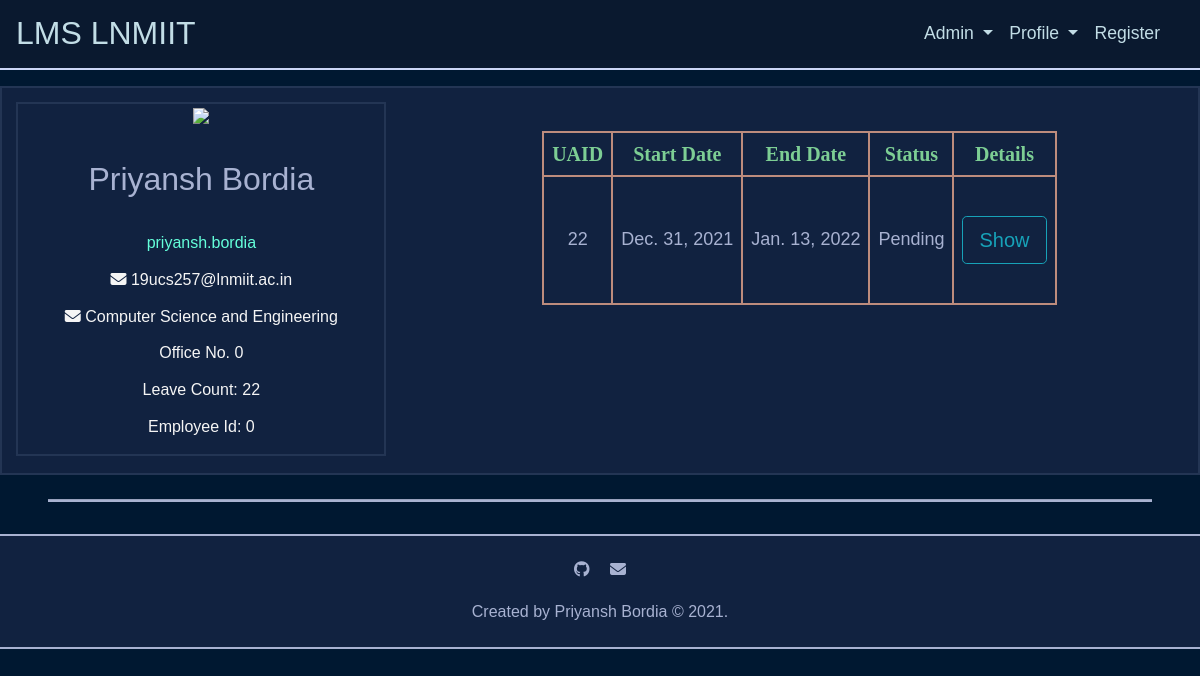
The page /person/ (signed in) on the database as committed earlier.
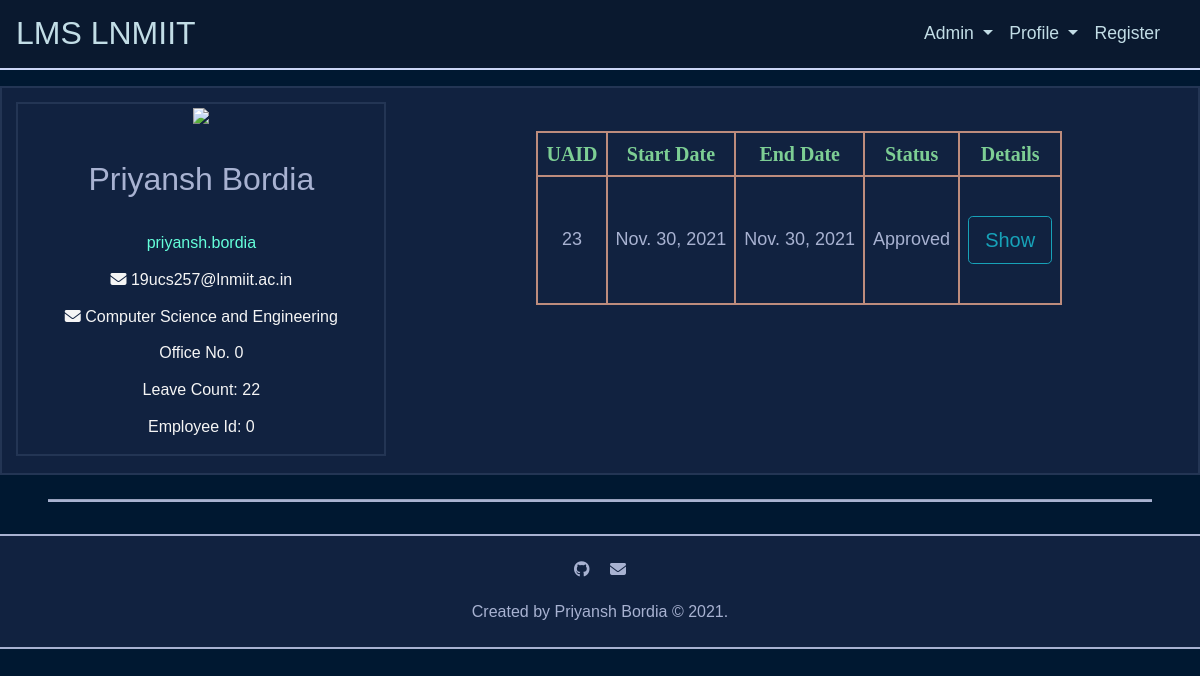
The same page on the database as committed later.
### leave/models.py (models this page shows, shortened)
class Application(models.Model):
	PENDING = 'P'
	APPROVED = 'A'
	REJECTED = 'R'
	APPLICATION_STATUS = (
		('P', 'Pending'),
		('A', 'Approved'),
		('R', 'Rejected'),
	)
	person = models.ForeignKey(Person, on_delete=models.CASCADE, related_name='applicant', default=1)
	status = models.CharField(max_length=1, choices=APPLICATION_STATUS, default='P')
	start_date = models.DateField(blank=False, null=False)
	end_date = models.DateField(blank=False, null=False)
	hasClasses = models.BooleanField(blank=False, null=False, default=False)
	rescheduled_date = models.DateField(blank=True, null=True)
	up_next = models.ForeignKey(Person, on_delete=models.CASCADE, related_name='up_next', default=1)
	comments = models.TextField(blank=True, null=False)
	updated_at = models.DateTimeField(auto_now=True)
	created_at = models.DateTimeField(auto_now_add=True)
	class Meta:
		ordering = ['start_date', 'end_date']

### leave/views.py (the view)
# urls.py: path('person/', views.person, name='person'),
@login_required
@require_http_methods(["GET"])
def person(request):
	try:
		person = Person.objects.get(user_id=request.user.id)
		applications = Application.objects.filter(person=person)
		return render(request, 'leave/person.html', context={'person': person, 'applications': applications})
	except Person.DoesNotExist:
		return render(request, 'leave/error.html', context={})

### leave/templates/leave/person.html (shortened to what this page needs)
{% extends "leave/base.html" %}
{% block head %}
	{% load static %}
	{% load bootstrap4 %}
	{% load fontawesome_5 %}
	{% load humanizelib %}
{% endblock %}
{% block body %}
	<div class="person">
		<div class="row">
			<div class="col-md-4">
				<div class="person__grid">
					<img src="https://img.icons8.com/bubbles/200/000000/iphone-spinner.png" />
					<p class="person__grid__name">{{ person.first_name }} {{ person.last_name }}</p>
					<p class="person__grid__username">{{ request.user.username }} </p>
					<p class="person__grid__email"><i class="fas fa-envelope"></i> {{ person.email }} </p>
					<span>
						<p class="person__grid__department"><i class="fas fa-envelope"></i> {{ person.get_department_display }} </p>
						<p class="person__grid__office_no">Office No.</i> {{ person.office_no }} </p>
					</span>
					<p class="person__grid__leave_count">Leave Count: </i> {{ person.leave_count }}</p>
					<p class="person__grid__faculty_id">Employee Id: </i> {{ person.faculty_id }} </p>
				</div>
			</div>
			<div class="col-md-8">
				{% if applications|length > 0 %}
					<div class="person__grid__application">
						<table class="center">
							<thead>
								<tr>
									<th>UAID</th>
									<th>Start Date</th>
									<th>End Date</th>
									<th>Status</th>
									<th>Details</th>
							</thead>
							<tbody>
								{% for application in applications %}
									<tr>
										<td>{{ application.id }}</td>
										<td>{{ application.start_date }}</td>
										<td>{{ application.end_date }}</td>
										<td>{{ application.get_status_display }}</td>
										<td><a class="form-control form-control-lg btn btn-outline-info btn-lg " href="{% url 'application' application.id %}" role="button">Show</a></td>
									</tr>
								{% endfor %}
							</tbody>
						</table>
					</div>
				{% else %}
					<div class="alert alert-info" role="alert">No Application.</div>
				{% endif %}
			</div>
		</div>
	</div>
{% endblock %}

Rows that differ between the two databases and show on the page:
removed Application: id "22", start_date "Dec. 31, 2021", end_date "Jan. 13, 2022", status "Pending"
added Application: id "23", start_date "Nov. 30, 2021", end_date "Nov. 30, 2021", status "Approved"
